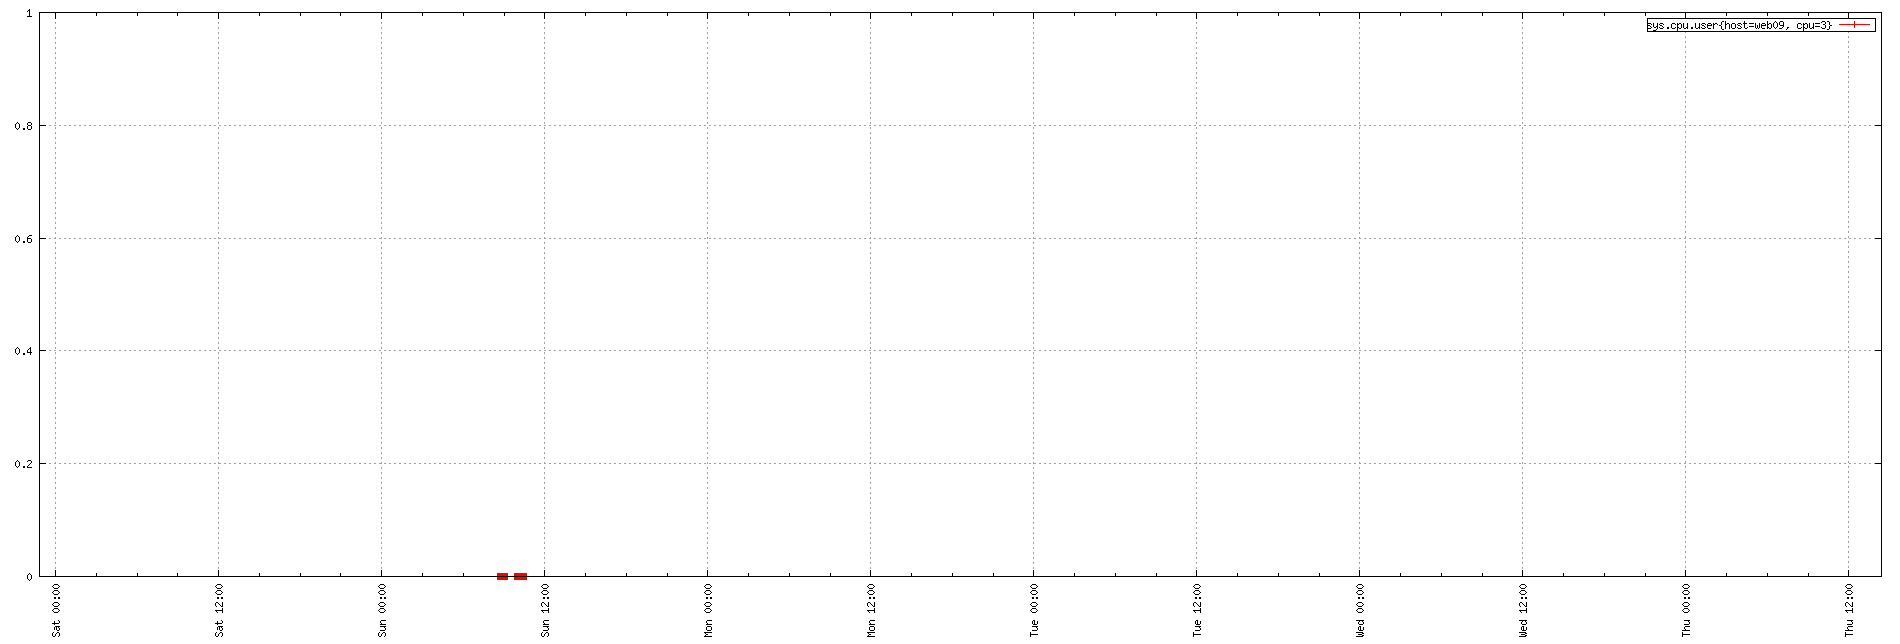

Recreate this plot in gnuplot.
set term png small size 1900,644
set xdata time
set timefmt "%s"
if (GPVAL_VERSION < 4.6) set xtics rotate; else set xtics rotate right
set output "${TMPDIR-'tmp'}/tsd/267f42d9.png"
set xrange ["1673650109":"1674138231"]
set format x "%a %H:%M"
set grid
set style data linespoint
set key right box
set yrange [0:]
plot  "${TMPDIR-'tmp'}/tsd/267f42d9_0.dat" using 1:2 title "sys.cpu.user{host=web09, cpu=3}"
